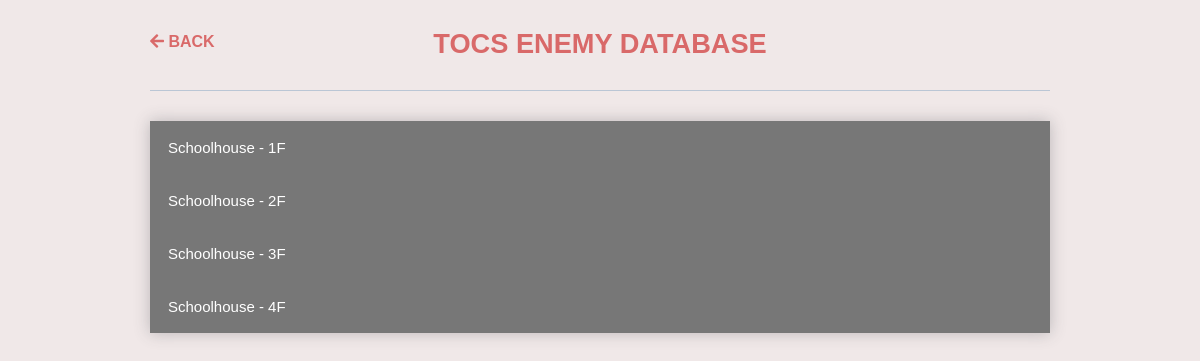
The app's page /tocs/, older data.
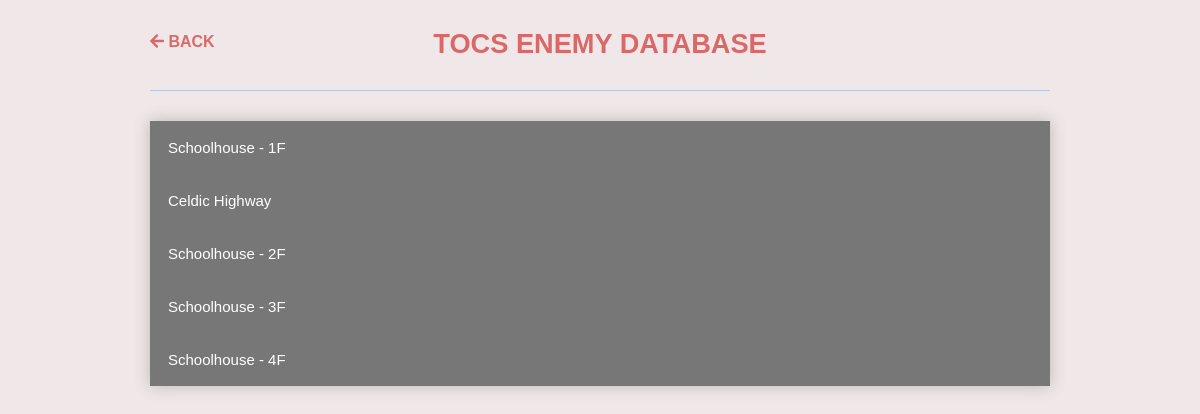
The same page, newer data.
### tocs_database/models.py (models this page shows)
class Location(models.Model):
    name = models.CharField(max_length=50, help_text='Locations with enemies')
    dates = models.DateField(help_text='Enter First Ingame date that player visits Location')
    def __str__(self):
        return self.name
    class Meta:
        ordering = ['dates']

### tocs_database/views.py (the view)
# urls.py: path('', views.landing, name='landing'),
def landing(request):
    enemy = Enemy.objects.all()
    location = Location.objects.all()
    context = {'enemy': enemy, 'location': location}
    return render(request, 'users.html', context)

### tocs_database/templates/users.html (shortened to what this page needs)
{% extends 'layout.html' %}
{% load static %}
{% block extra_css %}
    <link rel="stylesheet" href="{% static 'css/users.css' %}" type="text/css" />
    <link rel="stylesheet" href="{% static 'css/get.css' %}" type="text/css" />
{% endblock %}
{% block content %}
    <div class="viewport">
        <header>
           <h1 class="page-title">TOCS Enemy Database</h1>
           <a href="/index/projects" class="back-button"><i class="fas fa-arrow-left"></i> Back</a>
        </header>
        <div class="users-container">
            {% for places in location %}
                <button type="button" class="collapsible">{{ places.name }}</button>
            {% endfor %}
        </div>
    </div>
{% endblock %}

Row changes from the older to the newer data that the page shows:
added Location: name "Celdic Highway"
